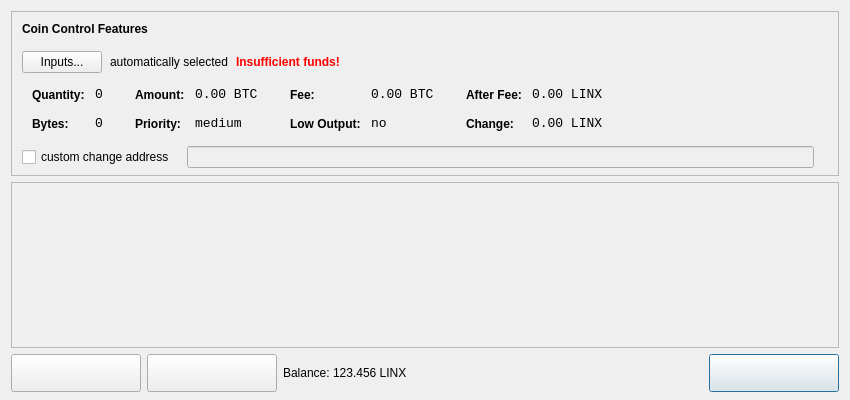
<?xml version="1.0" encoding="UTF-8"?>
<ui version="4.0">
 <class>SendCoinsDialog</class>
 <widget class="QDialog" name="SendCoinsDialog">
  <property name="geometry">
   <rect>
    <x>0</x>
    <y>0</y>
    <width>850</width>
    <height>400</height>
   </rect>
  </property>
  <property name="windowTitle">
   <string>Send Coins</string>
  </property>
  <layout class="QVBoxLayout" name="verticalLayout" stretch="0,1,0">
   <property name="bottomMargin">
    <number>8</number>
   </property>
   <item>
    <widget class="QFrame" name="frameCoinControl">
     <property name="sizePolicy">
      <sizepolicy hsizetype="Expanding" vsizetype="Expanding">
       <horstretch>0</horstretch>
       <verstretch>0</verstretch>
      </sizepolicy>
     </property>
     <property name="maximumSize">
      <size>
       <width>16777215</width>
       <height>16777215</height>
      </size>
     </property>
     <property name="frameShape">
      <enum>QFrame::StyledPanel</enum>
     </property>
     <property name="frameShadow">
      <enum>QFrame::Sunken</enum>
     </property>
     <layout class="QVBoxLayout" name="verticalLayoutCoinControl2">
      <property name="spacing">
       <number>6</number>
      </property>
      <property name="leftMargin">
       <number>0</number>
      </property>
      <property name="topMargin">
       <number>0</number>
      </property>
      <property name="rightMargin">
       <number>0</number>
      </property>
      <property name="bottomMargin">
       <number>6</number>
      </property>
      <item>
       <layout class="QVBoxLayout" name="verticalLayoutCoinControl" stretch="0,0,0,0,1">
        <property name="spacing">
         <number>0</number>
        </property>
        <property name="leftMargin">
         <number>10</number>
        </property>
        <property name="topMargin">
         <number>10</number>
        </property>
        <item>
         <layout class="QHBoxLayout" name="horizontalLayoutCoinControl1">
          <property name="bottomMargin">
           <number>15</number>
          </property>
          <item>
           <widget class="QLabel" name="labelCoinControlFeatures">
            <property name="sizePolicy">
             <sizepolicy hsizetype="Preferred" vsizetype="Maximum">
              <horstretch>0</horstretch>
              <verstretch>0</verstretch>
             </sizepolicy>
            </property>
            <property name="font">
             <font>
              <weight>75</weight>
              <bold>true</bold>
             </font>
            </property>
            <property name="styleSheet">
             <string notr="true">font-weight:bold;</string>
            </property>
            <property name="text">
             <string>Coin Control Features</string>
            </property>
           </widget>
          </item>
         </layout>
        </item>
        <item>
         <layout class="QHBoxLayout" name="horizontalLayoutCoinControl2" stretch="0,0,0,0">
          <property name="spacing">
           <number>8</number>
          </property>
          <property name="bottomMargin">
           <number>10</number>
          </property>
          <item>
           <widget class="QPushButton" name="pushButtonCoinControl">
            <property name="styleSheet">
             <string notr="true"/>
            </property>
            <property name="text">
             <string>Inputs...</string>
            </property>
           </widget>
          </item>
          <item>
           <widget class="QLabel" name="labelCoinControlAutomaticallySelected">
            <property name="text">
             <string>automatically selected</string>
            </property>
            <property name="margin">
             <number>5</number>
            </property>
           </widget>
          </item>
          <item>
           <widget class="QLabel" name="labelCoinControlInsuffFunds">
            <property name="font">
             <font>
              <weight>75</weight>
              <bold>true</bold>
             </font>
            </property>
            <property name="styleSheet">
             <string notr="true">color:red;font-weight:bold;</string>
            </property>
            <property name="text">
             <string>Insufficient funds!</string>
            </property>
            <property name="margin">
             <number>5</number>
            </property>
           </widget>
          </item>
          <item>
           <spacer name="horizontalSpacerCoinControl">
            <property name="orientation">
             <enum>Qt::Horizontal</enum>
            </property>
            <property name="sizeHint" stdset="0">
             <size>
              <width>40</width>
              <height>1</height>
             </size>
            </property>
           </spacer>
          </item>
         </layout>
        </item>
        <item>
         <widget class="QWidget" name="widgetCoinControl" native="true">
          <property name="sizePolicy">
           <sizepolicy hsizetype="Preferred" vsizetype="Preferred">
            <horstretch>0</horstretch>
            <verstretch>0</verstretch>
           </sizepolicy>
          </property>
          <property name="minimumSize">
           <size>
            <width>0</width>
            <height>0</height>
           </size>
          </property>
          <property name="styleSheet">
           <string notr="true"/>
          </property>
          <layout class="QHBoxLayout" name="horizontalLayoutCoinControl5">
           <property name="leftMargin">
            <number>0</number>
           </property>
           <property name="topMargin">
            <number>0</number>
           </property>
           <property name="rightMargin">
            <number>0</number>
           </property>
           <property name="bottomMargin">
            <number>0</number>
           </property>
           <item>
            <layout class="QHBoxLayout" name="horizontalLayoutCoinControl3" stretch="0,0,0,1">
             <property name="spacing">
              <number>20</number>
             </property>
             <property name="topMargin">
              <number>0</number>
             </property>
             <property name="bottomMargin">
              <number>10</number>
             </property>
             <item>
              <layout class="QFormLayout" name="formLayoutCoinControl1">
               <property name="horizontalSpacing">
                <number>10</number>
               </property>
               <property name="verticalSpacing">
                <number>14</number>
               </property>
               <property name="leftMargin">
                <number>10</number>
               </property>
               <property name="topMargin">
                <number>4</number>
               </property>
               <property name="rightMargin">
                <number>6</number>
               </property>
               <item row="0" column="0">
                <widget class="QLabel" name="labelCoinControlQuantityText">
                 <property name="styleSheet">
                  <string notr="true">font-weight:bold;</string>
                 </property>
                 <property name="text">
                  <string>Quantity:</string>
                 </property>
                 <property name="margin">
                  <number>0</number>
                 </property>
                </widget>
               </item>
               <item row="0" column="1">
                <widget class="QLabel" name="labelCoinControlQuantity">
                 <property name="font">
                  <font>
                   <family>Monospace</family>
                   <pointsize>10</pointsize>
                  </font>
                 </property>
                 <property name="cursor">
                  <cursorShape>IBeamCursor</cursorShape>
                 </property>
                 <property name="contextMenuPolicy">
                  <enum>Qt::ActionsContextMenu</enum>
                 </property>
                 <property name="text">
                  <string notr="true">0</string>
                 </property>
                 <property name="margin">
                  <number>0</number>
                 </property>
                 <property name="textInteractionFlags">
                  <set>Qt::LinksAccessibleByMouse|Qt::TextSelectableByKeyboard|Qt::TextSelectableByMouse</set>
                 </property>
                </widget>
               </item>
               <item row="1" column="0">
                <widget class="QLabel" name="labelCoinControlBytesText">
                 <property name="styleSheet">
                  <string notr="true">font-weight:bold;</string>
                 </property>
                 <property name="text">
                  <string>Bytes:</string>
                 </property>
                </widget>
               </item>
               <item row="1" column="1">
                <widget class="QLabel" name="labelCoinControlBytes">
                 <property name="font">
                  <font>
                   <family>Monospace</family>
                   <pointsize>10</pointsize>
                  </font>
                 </property>
                 <property name="cursor">
                  <cursorShape>IBeamCursor</cursorShape>
                 </property>
                 <property name="contextMenuPolicy">
                  <enum>Qt::ActionsContextMenu</enum>
                 </property>
                 <property name="text">
                  <string notr="true">0</string>
                 </property>
                 <property name="textInteractionFlags">
                  <set>Qt::LinksAccessibleByMouse|Qt::TextSelectableByKeyboard|Qt::TextSelectableByMouse</set>
                 </property>
                </widget>
               </item>
              </layout>
             </item>
             <item>
              <layout class="QFormLayout" name="formLayoutCoinControl2">
               <property name="horizontalSpacing">
                <number>10</number>
               </property>
               <property name="verticalSpacing">
                <number>14</number>
               </property>
               <property name="leftMargin">
                <number>6</number>
               </property>
               <property name="topMargin">
                <number>4</number>
               </property>
               <property name="rightMargin">
                <number>6</number>
               </property>
               <item row="0" column="0">
                <widget class="QLabel" name="labelCoinControlAmountText">
                 <property name="styleSheet">
                  <string notr="true">font-weight:bold;</string>
                 </property>
                 <property name="text">
                  <string>Amount:</string>
                 </property>
                 <property name="margin">
                  <number>0</number>
                 </property>
                </widget>
               </item>
               <item row="0" column="1">
                <widget class="QLabel" name="labelCoinControlAmount">
                 <property name="font">
                  <font>
                   <family>Monospace</family>
                   <pointsize>10</pointsize>
                  </font>
                 </property>
                 <property name="cursor">
                  <cursorShape>IBeamCursor</cursorShape>
                 </property>
                 <property name="contextMenuPolicy">
                  <enum>Qt::ActionsContextMenu</enum>
                 </property>
                 <property name="text">
                  <string notr="true">0.00 BTC</string>
                 </property>
                 <property name="textInteractionFlags">
                  <set>Qt::LinksAccessibleByMouse|Qt::TextSelectableByKeyboard|Qt::TextSelectableByMouse</set>
                 </property>
                </widget>
               </item>
               <item row="1" column="0">
                <widget class="QLabel" name="labelCoinControlPriorityText">
                 <property name="styleSheet">
                  <string notr="true">font-weight:bold;</string>
                 </property>
                 <property name="text">
                  <string>Priority:</string>
                 </property>
                </widget>
               </item>
               <item row="1" column="1">
                <widget class="QLabel" name="labelCoinControlPriority">
                 <property name="font">
                  <font>
                   <family>Monospace</family>
                   <pointsize>10</pointsize>
                  </font>
                 </property>
                 <property name="cursor">
                  <cursorShape>IBeamCursor</cursorShape>
                 </property>
                 <property name="contextMenuPolicy">
                  <enum>Qt::ActionsContextMenu</enum>
                 </property>
                 <property name="text">
                  <string>medium</string>
                 </property>
                 <property name="textInteractionFlags">
                  <set>Qt::LinksAccessibleByMouse|Qt::TextSelectableByKeyboard|Qt::TextSelectableByMouse</set>
                 </property>
                </widget>
               </item>
              </layout>
             </item>
             <item>
              <layout class="QFormLayout" name="formLayoutCoinControl3">
               <property name="horizontalSpacing">
                <number>10</number>
               </property>
               <property name="verticalSpacing">
                <number>14</number>
               </property>
               <property name="leftMargin">
                <number>6</number>
               </property>
               <property name="topMargin">
                <number>4</number>
               </property>
               <property name="rightMargin">
                <number>6</number>
               </property>
               <item row="0" column="0">
                <widget class="QLabel" name="labelCoinControlFeeText">
                 <property name="styleSheet">
                  <string notr="true">font-weight:bold;</string>
                 </property>
                 <property name="text">
                  <string>Fee:</string>
                 </property>
                 <property name="margin">
                  <number>0</number>
                 </property>
                </widget>
               </item>
               <item row="0" column="1">
                <widget class="QLabel" name="labelCoinControlFee">
                 <property name="font">
                  <font>
                   <family>Monospace</family>
                   <pointsize>10</pointsize>
                  </font>
                 </property>
                 <property name="cursor">
                  <cursorShape>IBeamCursor</cursorShape>
                 </property>
                 <property name="contextMenuPolicy">
                  <enum>Qt::ActionsContextMenu</enum>
                 </property>
                 <property name="text">
                  <string notr="true">0.00 BTC</string>
                 </property>
                 <property name="textInteractionFlags">
                  <set>Qt::LinksAccessibleByMouse|Qt::TextSelectableByKeyboard|Qt::TextSelectableByMouse</set>
                 </property>
                </widget>
               </item>
               <item row="1" column="0">
                <widget class="QLabel" name="labelCoinControlLowOutputText">
                 <property name="styleSheet">
                  <string notr="true">font-weight:bold;</string>
                 </property>
                 <property name="text">
                  <string>Low Output:</string>
                 </property>
                </widget>
               </item>
               <item row="1" column="1">
                <widget class="QLabel" name="labelCoinControlLowOutput">
                 <property name="font">
                  <font>
                   <family>Monospace</family>
                   <pointsize>10</pointsize>
                  </font>
                 </property>
                 <property name="cursor">
                  <cursorShape>IBeamCursor</cursorShape>
                 </property>
                 <property name="contextMenuPolicy">
                  <enum>Qt::ActionsContextMenu</enum>
                 </property>
                 <property name="text">
                  <string>no</string>
                 </property>
                 <property name="textInteractionFlags">
                  <set>Qt::LinksAccessibleByMouse|Qt::TextSelectableByKeyboard|Qt::TextSelectableByMouse</set>
                 </property>
                </widget>
               </item>
              </layout>
             </item>
             <item>
              <layout class="QFormLayout" name="formLayoutCoinControl4">
               <property name="horizontalSpacing">
                <number>10</number>
               </property>
               <property name="verticalSpacing">
                <number>14</number>
               </property>
               <property name="leftMargin">
                <number>6</number>
               </property>
               <property name="topMargin">
                <number>4</number>
               </property>
               <property name="rightMargin">
                <number>6</number>
               </property>
               <item row="0" column="0">
                <widget class="QLabel" name="labelCoinControlAfterFeeText">
                 <property name="styleSheet">
                  <string notr="true">font-weight:bold;</string>
                 </property>
                 <property name="text">
                  <string>After Fee:</string>
                 </property>
                 <property name="margin">
                  <number>0</number>
                 </property>
                </widget>
               </item>
               <item row="0" column="1">
                <widget class="QLabel" name="labelCoinControlAfterFee">
                 <property name="font">
                  <font>
                   <family>Monospace</family>
                   <pointsize>10</pointsize>
                  </font>
                 </property>
                 <property name="cursor">
                  <cursorShape>IBeamCursor</cursorShape>
                 </property>
                 <property name="contextMenuPolicy">
                  <enum>Qt::ActionsContextMenu</enum>
                 </property>
                 <property name="text">
                  <string notr="true">0.00 LINX</string>
                 </property>
                 <property name="textInteractionFlags">
                  <set>Qt::LinksAccessibleByMouse|Qt::TextSelectableByKeyboard|Qt::TextSelectableByMouse</set>
                 </property>
                </widget>
               </item>
               <item row="1" column="0">
                <widget class="QLabel" name="labelCoinControlChangeText">
                 <property name="styleSheet">
                  <string notr="true">font-weight:bold;</string>
                 </property>
                 <property name="text">
                  <string>Change:</string>
                 </property>
                </widget>
               </item>
               <item row="1" column="1">
                <widget class="QLabel" name="labelCoinControlChange">
                 <property name="font">
                  <font>
                   <family>Monospace</family>
                   <pointsize>10</pointsize>
                  </font>
                 </property>
                 <property name="cursor">
                  <cursorShape>IBeamCursor</cursorShape>
                 </property>
                 <property name="contextMenuPolicy">
                  <enum>Qt::ActionsContextMenu</enum>
                 </property>
                 <property name="text">
                  <string notr="true">0.00 LINX</string>
                 </property>
                 <property name="textInteractionFlags">
                  <set>Qt::LinksAccessibleByMouse|Qt::TextSelectableByKeyboard|Qt::TextSelectableByMouse</set>
                 </property>
                </widget>
               </item>
              </layout>
             </item>
            </layout>
           </item>
          </layout>
         </widget>
        </item>
        <item>
         <layout class="QHBoxLayout" name="horizontalLayoutCoinControl4" stretch="0,0,0">
          <property name="spacing">
           <number>12</number>
          </property>
          <property name="sizeConstraint">
           <enum>QLayout::SetDefaultConstraint</enum>
          </property>
          <property name="topMargin">
           <number>5</number>
          </property>
          <property name="rightMargin">
           <number>5</number>
          </property>
          <item>
           <widget class="QCheckBox" name="checkBoxCoinControlChange">
            <property name="text">
             <string>custom change address</string>
            </property>
           </widget>
          </item>
          <item>
           <widget class="QLineEdit" name="lineEditCoinControlChange">
            <property name="enabled">
             <bool>false</bool>
            </property>
            <property name="sizePolicy">
             <sizepolicy hsizetype="Expanding" vsizetype="Fixed">
              <horstretch>0</horstretch>
              <verstretch>0</verstretch>
             </sizepolicy>
            </property>
           </widget>
          </item>
          <item>
           <widget class="QLabel" name="labelCoinControlChangeLabel">
            <property name="sizePolicy">
             <sizepolicy hsizetype="Preferred" vsizetype="Expanding">
              <horstretch>0</horstretch>
              <verstretch>0</verstretch>
             </sizepolicy>
            </property>
            <property name="minimumSize">
             <size>
              <width>0</width>
              <height>0</height>
             </size>
            </property>
            <property name="text">
             <string/>
            </property>
            <property name="margin">
             <number>3</number>
            </property>
           </widget>
          </item>
         </layout>
        </item>
        <item>
         <spacer name="verticalSpacerCoinControl">
          <property name="orientation">
           <enum>Qt::Vertical</enum>
          </property>
          <property name="sizeHint" stdset="0">
           <size>
            <width>800</width>
            <height>1</height>
           </size>
          </property>
         </spacer>
        </item>
       </layout>
      </item>
     </layout>
    </widget>
   </item>
   <item>
    <widget class="QScrollArea" name="scrollArea">
     <property name="widgetResizable">
      <bool>true</bool>
     </property>
     <widget class="QWidget" name="scrollAreaWidgetContents">
      <property name="geometry">
       <rect>
        <x>0</x>
        <y>0</y>
        <width>830</width>
        <height>158</height>
       </rect>
      </property>
      <layout class="QVBoxLayout" name="verticalLayout_2">
       <property name="leftMargin">
        <number>0</number>
       </property>
       <property name="topMargin">
        <number>0</number>
       </property>
       <property name="rightMargin">
        <number>0</number>
       </property>
       <property name="bottomMargin">
        <number>0</number>
       </property>
       <item>
        <layout class="QVBoxLayout" name="entries">
         <property name="spacing">
          <number>6</number>
         </property>
        </layout>
       </item>
       <item>
        <spacer name="verticalSpacer">
         <property name="orientation">
          <enum>Qt::Vertical</enum>
         </property>
         <property name="sizeHint" stdset="0">
          <size>
           <width>20</width>
           <height>40</height>
          </size>
         </property>
        </spacer>
       </item>
      </layout>
     </widget>
    </widget>
   </item>
   <item>
    <layout class="QHBoxLayout" name="horizontalLayout">
     <item>
      <widget class="QPushButton" name="addButton">
       <property name="minimumSize">
        <size>
         <width>130</width>
         <height>38</height>
        </size>
       </property>
       <property name="toolTip">
        <string>Send to multiple recipients at once</string>
       </property>
       <property name="text">
        <string/>
       </property>
       <property name="autoDefault">
        <bool>false</bool>
       </property>
      </widget>
     </item>
     <item>
      <widget class="QPushButton" name="clearButton">
       <property name="sizePolicy">
        <sizepolicy hsizetype="Minimum" vsizetype="Fixed">
         <horstretch>0</horstretch>
         <verstretch>0</verstretch>
        </sizepolicy>
       </property>
       <property name="minimumSize">
        <size>
         <width>130</width>
         <height>38</height>
        </size>
       </property>
       <property name="toolTip">
        <string>Remove all transaction fields</string>
       </property>
       <property name="autoRepeatDelay">
        <number>300</number>
       </property>
       <property name="autoDefault">
        <bool>false</bool>
       </property>
      </widget>
     </item>
     <item>
      <layout class="QHBoxLayout" name="horizontalLayout_2">
       <property name="spacing">
        <number>3</number>
       </property>
       <item>
        <widget class="QLabel" name="label">
         <property name="text">
          <string>Balance:</string>
         </property>
        </widget>
       </item>
       <item>
        <widget class="QLabel" name="labelBalance">
         <property name="cursor">
          <cursorShape>IBeamCursor</cursorShape>
         </property>
         <property name="text">
          <string>123.456 LINX</string>
         </property>
         <property name="textInteractionFlags">
          <set>Qt::LinksAccessibleByMouse|Qt::TextSelectableByKeyboard|Qt::TextSelectableByMouse</set>
         </property>
        </widget>
       </item>
      </layout>
     </item>
     <item>
      <spacer name="horizontalSpacer">
       <property name="orientation">
        <enum>Qt::Horizontal</enum>
       </property>
       <property name="sizeHint" stdset="0">
        <size>
         <width>40</width>
         <height>20</height>
        </size>
       </property>
      </spacer>
     </item>
     <item>
      <widget class="QPushButton" name="sendButton">
       <property name="minimumSize">
        <size>
         <width>130</width>
         <height>38</height>
        </size>
       </property>
       <property name="toolTip">
        <string>Confirm the send action</string>
       </property>
       <property name="default">
        <bool>true</bool>
       </property>
      </widget>
     </item>
    </layout>
   </item>
  </layout>
 </widget>
 <resources/>
 <connections/>
</ui>
